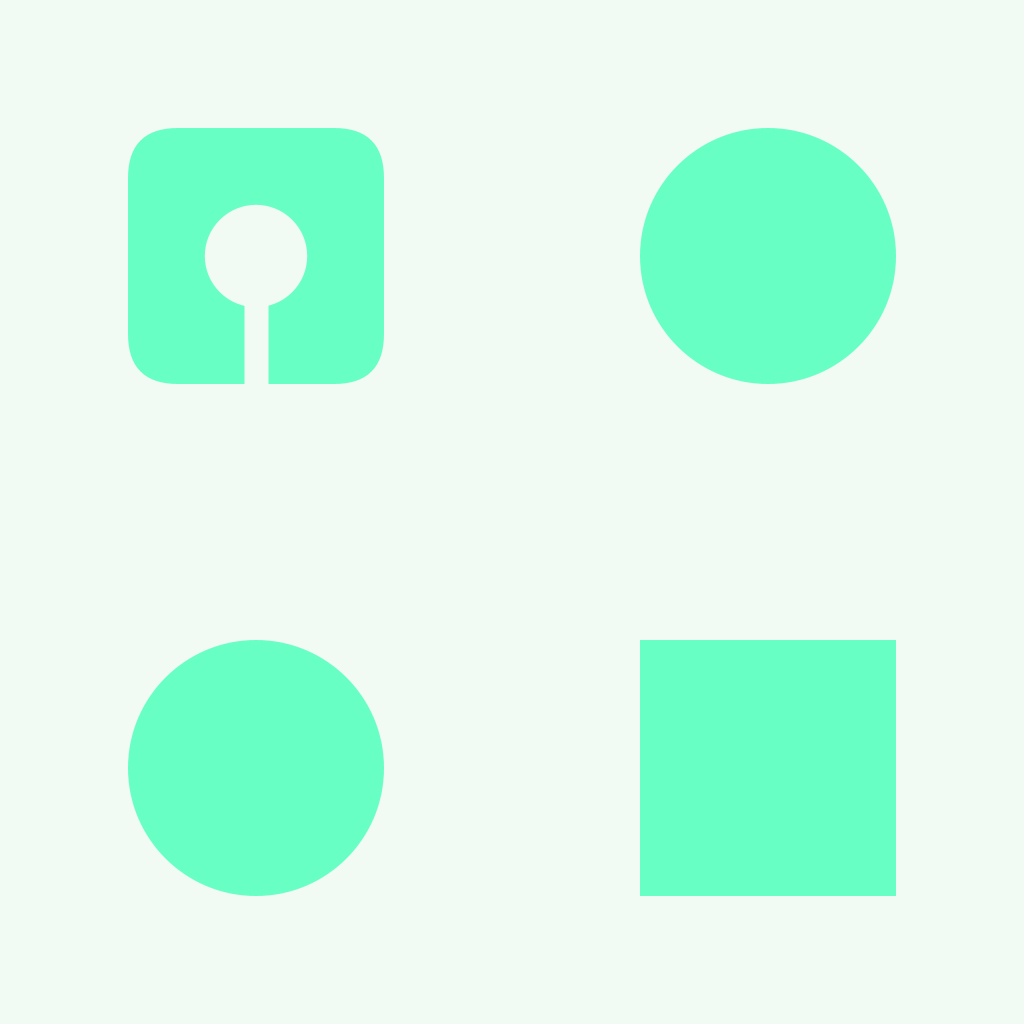
Frame 1 (no input)
Frame 60 (the mouse pressed at the canvas centre just before this capture): identical to frame 1, image omitted
Frame 120 (the mouse held since frame 60 and released just before this capture): identical to frame 1, image omitted

The Processing sketch that drew this single still picture (run headless with seeded random() and noise(); from frame 60 on, the mouse is pressed at the canvas centre):

// Processing sketch: shapeDemo_230903a
// ── shapeDemo_230903a.pde
// this runs once at the start
void setup(){
  size(1024, 1024);
  colorMode(HSB, 360, 100, 100);
}

// this runs once per frame after setup
void draw(){
  
  // top left, top right, bottom left, bottom right
  PVector anchorTL = new PVector(width*0.25, height*0.25);
  PVector anchorTR = new PVector(width*0.75, height*0.25);
  PVector anchorBL = new PVector(width*0.25, height*0.75);
  PVector anchorBR = new PVector(width*0.75, height*0.75);
  
  color paper = #F2FAF4;
  color brightInk = #67ffc3;
  color darkInk = #6c3937;
  
  background(paper);
  
  strokeWeight(24);
  fill(brightInk);
  noStroke();
  
  // draw squares in the top-left and bottom-right,
  // and circles in the bottom-left and top-right.
  rectMode(CENTER);
  rect(anchorTL.x, anchorTL.y, width*0.25, width*0.25, 50);
  square(anchorBR.x, anchorBR.y, width*0.25);
  
  ellipseMode(CENTER);
  circle(anchorTR.x, anchorTR.y, width*0.25);
  circle(anchorBL.x, anchorBL.y, width*0.25);
  
  // layer shapes on top to make more complicated shapes
  fill(paper);
  circle(anchorTL.x, anchorTL.y, width*0.10);
  stroke(paper);
  line(anchorTL.x, anchorTL.y, anchorTL.x, anchorTL.y + width * 0.15);
  
}
